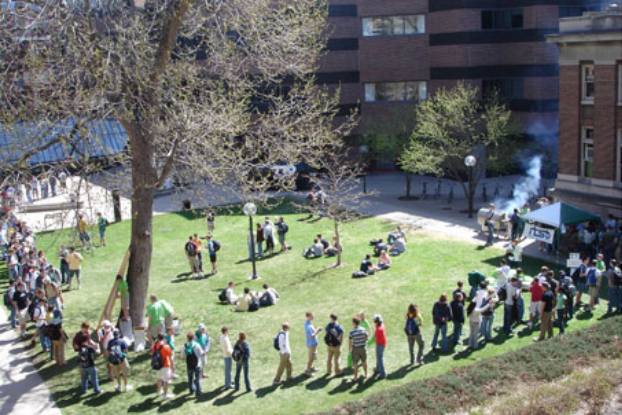
#> input picture rsc/primavera.png, 622 x 415 px, found by its file name
$ python questao-2.py
#> lines starting #> are read from the running program, lines starting #| are printed output that depends on the picture
import sys

import cv2 as cv
import numpy as np
from matplotlib import pyplot as plt

caminho_imagem = 'rsc/primavera.png'

if len(sys.argv) >= 2:
    caminho_imagem = sys.argv[1]


n_colunas = 3
n_linhas = 3

global indice
indice = 0


def exibe(imagem, nome=''):
    global indice
    indice = indice + 1
    plt.subplot(n_linhas, n_colunas, indice), plt.imshow(imagem, cmap='gray')
    plt.title(nome), plt.xticks([]), plt.yticks([])


img = cv.imread(caminho_imagem)
#> img is the input picture: shape (415, 622, 3); mean B, G, R 108.2, 117, 112.9

lista_sp = [5, 12, 25]
lista_cr = [19, 24, 25]
lista_L = [3, 5, 7]

quant = len(lista_sp) + len(lista_cr) + len(lista_L)


def calcula_mean_shift(sp, cr, L):
    imagem_mean_shift = img.copy()
    imagem_mean_shift = cv.pyrMeanShiftFiltering(imagem_mean_shift, sp=sp, sr=cr, maxLevel=L)
    exibe(imagem_mean_shift, f'sp:{sp} cr:{cr} L:{L}')
    global indice
    print('Calculando... ', round((indice/quant) * 100), '%')


for sp in lista_sp:
    calcula_mean_shift(sp, lista_cr[1], lista_L[1])
#> this loop made 3 passes
#> pass 1, in calcula_mean_shift, `imagem_mean_shift = cv.pyrMeanShiftFiltering(imagem_mean_shift, sp=sp,..`:
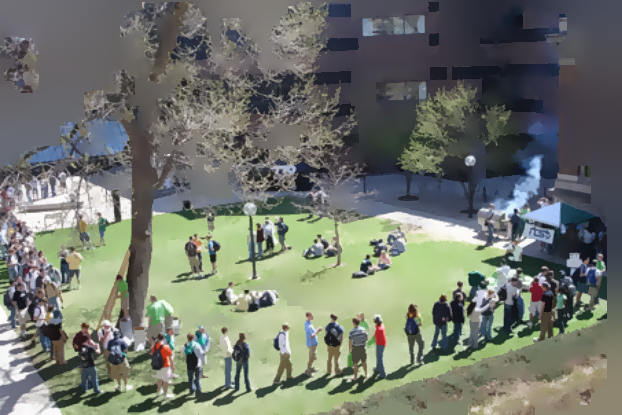
#> imagem_mean_shift: shape (415, 622, 3); mean B, G, R 108.3, 117.2, 112.8
#> pass 3, in calcula_mean_shift (call 3), `imagem_mean_shift = cv.pyrMeanShiftFiltering(imagem_mean_shift, sp=sp,..`:
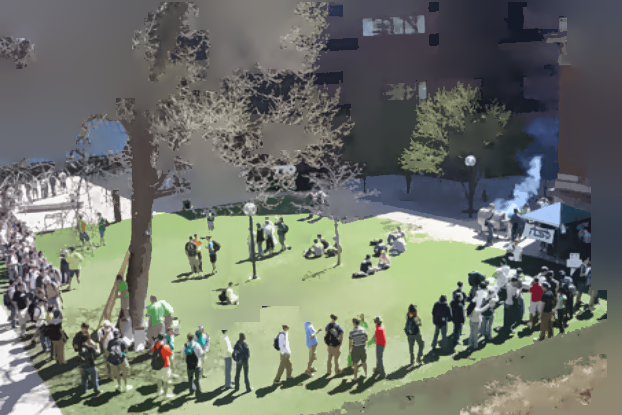
#> imagem_mean_shift: shape (415, 622, 3); mean B, G, R 107.9, 117.3, 112.9

for cr in lista_cr:
    calcula_mean_shift(lista_sp[1], cr, lista_L[1])
#> this loop made 3 passes
#> pass 1, in calcula_mean_shift (call 4), `imagem_mean_shift = cv.pyrMeanShiftFiltering(imagem_mean_shift, sp=sp,..`:
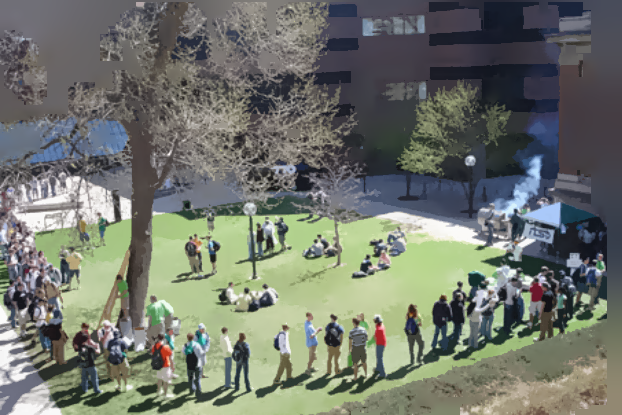
#> imagem_mean_shift: shape (415, 622, 3); mean B, G, R 108, 117.2, 112.8

for L in lista_L:
    calcula_mean_shift(lista_sp[1], lista_cr[1], L)
#> this loop made 3 passes
#> pass 1, in calcula_mean_shift (call 7), `imagem_mean_shift = cv.pyrMeanShiftFiltering(imagem_mean_shift, sp=sp,..`:
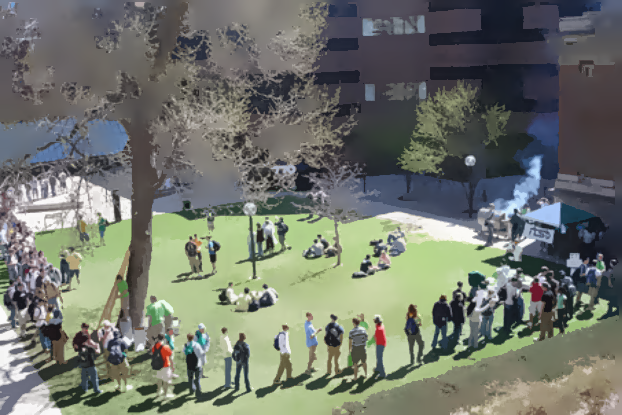
#> imagem_mean_shift: shape (415, 622, 3); mean B, G, R 107.9, 117, 112.7
#> pass 3, in calcula_mean_shift (call 9), `imagem_mean_shift = cv.pyrMeanShiftFiltering(imagem_mean_shift, sp=sp,..`:
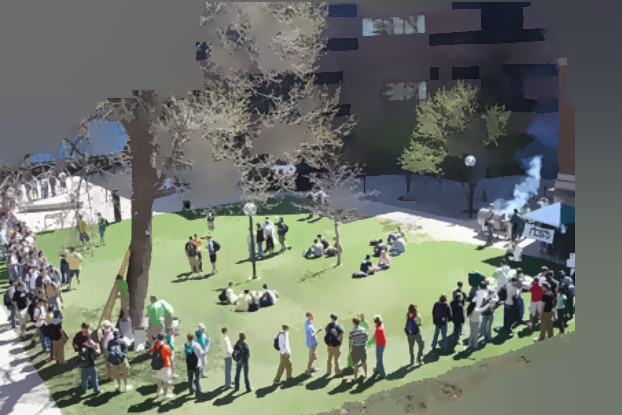
#> imagem_mean_shift: shape (415, 622, 3); mean B, G, R 109.1, 118.5, 113.2

plt.show()
#> figure, not shown here; B, G, R data is drawn as R, G, B
